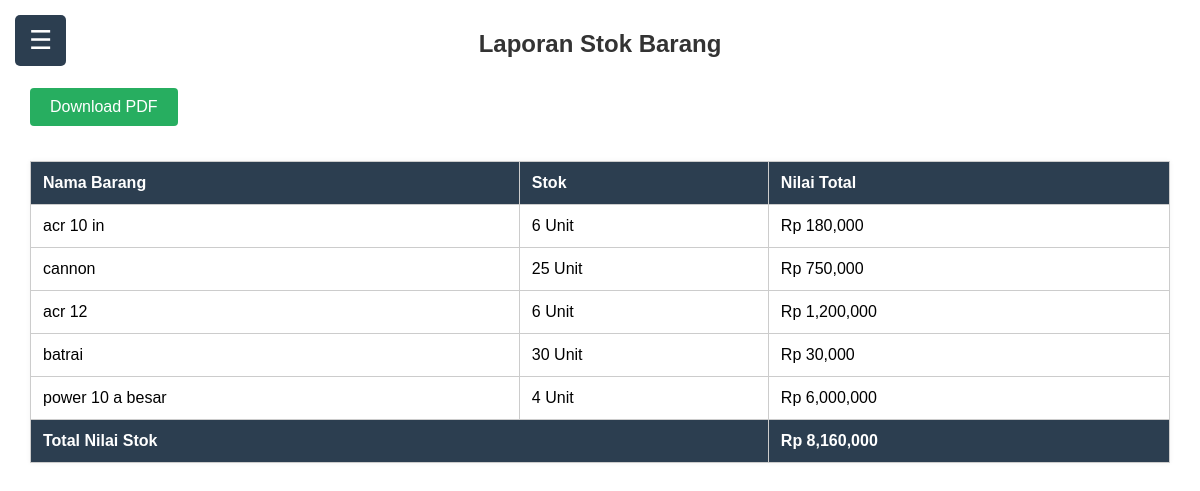
The app's page /laporan.php (signed in) with its own data.
### tables this page shows
CREATE TABLE `barang` (
  `id` int(11) NOT NULL AUTO_INCREMENT,
  `nama_barang` varchar(100) DEFAULT NULL,
  `jenis_barang` varchar(50) DEFAULT NULL,
  `stok` int(11) DEFAULT NULL,
  `harga` int(11) DEFAULT NULL,
  `terjual` int(11) DEFAULT 0,
  PRIMARY KEY (`id`)
);

### laporan.php (the view, shortened to what this page needs)
<?php include 'session.php'; include 'koneksi.php'; ?>
<!DOCTYPE html>
<html>
<head>
    <link rel="stylesheet" href="style.css?v=<?= time(); ?>">
</head>
<body>
<div class="menu-toggle" onclick="toggleSidebar()">&#9776;</div>
<div class="main-content">
    <h1>Laporan Stok Barang</h1>
    <button onclick="downloadPDF()" class="btn">Download PDF</button>
    <div id="area-pdf">
        <table>
            <tr>
                <th>Nama Barang</th>
                <th>Stok</th>
                <th>Nilai Total</th>
            </tr>
            <?php
            $total = 0;
            $data = mysqli_query($koneksi, "SELECT * FROM barang");
            while ($d = mysqli_fetch_array($data)) {
                $nilai = $d['stok'] * $d['harga'];
                $total += $nilai;
            ?>
            <tr>
                <td><?= $d['nama_barang'] ?></td>
                <td><?= $d['stok'] ?> Unit</td>
                <td>Rp <?= number_format($nilai) ?></td>
            </tr>
            <?php } ?>
            <tr>
                <th colspan="2">Total Nilai Stok</th>
                <th>Rp <?= number_format($total) ?></th>
            </tr>
        </table>
    </div>
</div>
</body>
</html>

### style.css (style rules this page uses)
body { font-family: 'Segoe UI', sans-serif; display: flex; min-height: 100vh; background-color: #f4f6f8; margin: 0; padding: 0; }
button, .btn { background-color: #4CAF50; color: white; padding: 10px 20px; border: none; border-radius: 4px; cursor: pointer; display: inline-block; margin: 10px auto; font-size: 16px; }
table { width: 100%; border-collapse: collapse; margin-top: 20px; background: white; box-shadow: 0 0 5px rgba(0,0,0,0.05); }
th, td { border: 1px solid #ddd; padding: 12px; text-align: center; }
th { background-color: #4CAF50; color: white; }
* { margin: 0; padding: 0; box-sizing: border-box; }
body { font-family: 'Segoe UI', sans-serif; display: flex; min-height: 100vh; background-color: #f4f6f8; }
.main-content { flex: 1; padding: 30px; background: #fff; }
h1 { font-size: 24px; margin-bottom: 20px; }
table { width: 100%; border-collapse: collapse; background: #fff; box-shadow: 0 0 5px rgba(0,0,0,0.05); }
th, td { border: 1px solid #ccc; padding: 12px; text-align: left; }
th { background-color: #2c3e50; color: white; }
button, .btn { padding: 8px 14px; background-color: #27ae60; color: white; border: none; border-radius: 4px; cursor: pointer; margin-bottom: 15px; display: inline-block; }
body { font-family: Arial, sans-serif; background: #f4f4f4; overflow-x: auto; }
.main-content { margin-left: 0; transition: margin-left 0.3s; }
h1 { margin-bottom: 20px; color: #333; text-align: center; }
table { width: 100%; border-collapse: collapse; margin-top: 20px; background: white; }
th, td { padding: 12px; border: 1px solid #ccc; text-align: left; }
.btn { padding: 10px 20px; background-color: #27ae60; color: white; border: none; cursor: pointer; text-decoration: none; display: inline-block; margin-top: 10px; }
.menu-toggle { position: fixed; top: 15px; left: 15px; font-size: 26px; background-color: #2c3e50; color: white; border: none; padding: 10px 14px; border-radius: 5px; z-index: 1001; }

### records on screen
barang: nama_barang "acr 10 in", stok "6", nilai "180,000"
barang: nama_barang "cannon", stok "25", nilai "750,000"
barang: nama_barang "acr 12", stok "6", nilai "1,200,000"
barang: nama_barang "batrai", stok "30", nilai "30,000"
barang: nama_barang "power 10 a besar", stok "4", nilai "6,000,000"

### other values on screen
$total "8,160,000"
